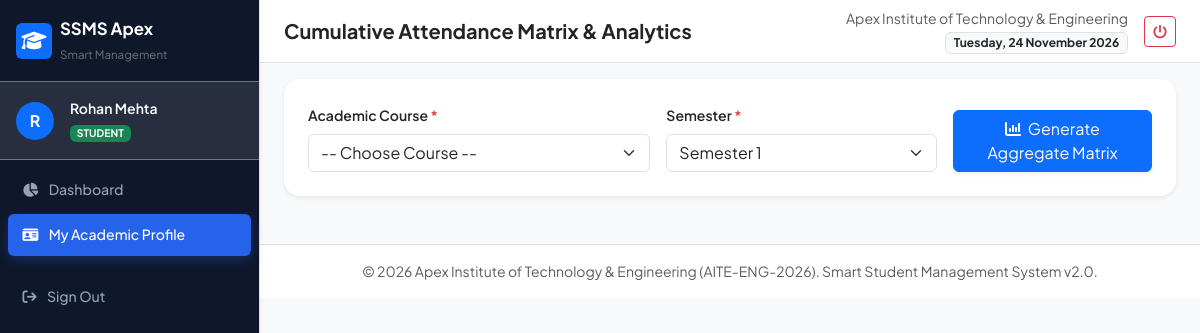
The app's page /attendance/report (signed in) with its own data.
### models.py (models this page shows, shortened)
class User(db.Model):
    __tablename__ = 'users'
    id = db.Column(db.Integer, primary_key=True)
    username = db.Column(db.String(50), unique=True, nullable=False, index=True)
    password_hash = db.Column(db.String(255), nullable=False)
    role = db.Column(db.String(20), nullable=False, default='student')  # admin, teacher, student, accountant
    email = db.Column(db.String(100), unique=True, nullable=False)
    full_name = db.Column(db.String(100), nullable=False)
    is_active = db.Column(db.Boolean, default=True)
    created_at = db.Column(db.DateTime, default=datetime.utcnow)
    student_profile = db.relationship('Student', backref='user_account', uselist=False, cascade='all, delete-orphan')
    audit_logs = db.relationship('AuditLog', backref='user', lazy='dynamic')

### app.py (the view, shortened to what this page needs)
    @app.route('/attendance/report')
    @login_required
    @roles_accepted('admin', 'teacher', 'accountant')
    def attendance_report():
        courses = Course.query.all()
        selected_course = request.args.get('course_id', type=int)
        selected_sem = request.args.get('semester', type=int)
        report_data = []
        subjects = []
        return render_template(
            'attendance/report.html',
            courses=courses,
            selected_course=selected_course,
            selected_sem=selected_sem,
            subjects=subjects,
            report_data=report_data
        )

### templates/attendance/report.html (shortened to what this page needs)
{% extends "base.html" %}
{% block page_title %}Cumulative Attendance Matrix & Analytics{% endblock %}
{% block content %}
<div class="card border-0 shadow-sm rounded-4 mb-4">
    <div class="card-body p-4">
        <form method="GET" action="{{ url_for('attendance_report') }}" class="row g-3 align-items-end">
            <div class="col-md-5">
                <label class="form-label small fw-semibold">Academic Course <span class="text-danger">*</span></label>
                <select name="course_id" class="form-select" required>
                    <option value="">-- Choose Course --</option>
                </select>
            </div>
            <div class="col-md-4">
                <label class="form-label small fw-semibold">Semester <span class="text-danger">*</span></label>
                <select name="semester" class="form-select" required>
                    {% for sem in range(1, 9) %}
                    <option value="{{ sem }}" {{ 'selected' if selected_sem == sem }}>Semester {{ sem }}</option>
                    {% endfor %}
                </select>
            </div>
            <div class="col-md-3">
                <button type="submit" class="btn btn-primary w-100 shadow-sm">
                    <i class="fa-solid fa-chart-column me-1"></i> Generate Aggregate Matrix
                </button>
            </div>
        </form>
    </div>
</div>
{% endblock %}

### templates/base.html (shortened to what this page needs)
<!DOCTYPE html>
<html lang="en">
<head>
    <link href="https://cdn.jsdelivr.net/npm/bootstrap@5.3.3/dist/css/bootstrap.min.css" rel="stylesheet">
    <link href="https://cdnjs.cloudflare.com/ajax/libs/font-awesome/6.5.1/css/all.min.css" rel="stylesheet">
    <link rel="stylesheet" href="{{ url_for('static', filename='css/style.css') }}">
</head>
<body>
    <div class="d-flex" id="wrapper">
        {% if current_user %}
        <nav id="sidebar" class="bg-dark text-white border-end shadow-sm">
            <div class="sidebar-header p-3 border-bottom border-secondary d-flex align-items-center justify-content-between">
                <a href="{{ url_for('dashboard') }}" class="text-white text-decoration-none d-flex align-items-center gap-2">
                    <div class="brand-icon bg-primary text-white rounded p-2 d-flex align-items-center justify-content-center">
                        <i class="fa-solid fa-graduation-cap fs-5"></i>
                    </div>
                    <div>
                        <div class="fw-bold tracking-tight text-white mb-0" style="font-size: 1.05rem;">SSMS Apex</div>
                        <small class="text-secondary" style="font-size: 0.72rem;">Smart Management</small>
                    </div>
                </a>
            </div>
            <div class="p-3 bg-secondary bg-opacity-25 border-bottom border-secondary d-flex align-items-center gap-3">
                <div class="avatar-circle bg-primary text-white fw-bold d-flex align-items-center justify-content-center rounded-circle">
                    {{ current_user.full_name[0] }}
                </div>
                <div class="overflow-hidden">
                    <div class="text-truncate fw-semibold text-white small">{{ current_user.full_name }}</div>
                    <span class="badge bg-{{ 'danger' if current_user.role == 'admin' else ('info' if current_user.role == 'teacher' else ('warning text-dark' if current_user.role == 'accountant' else 'success')) }} text-uppercase" style="font-size: 0.65rem;">
                        {{ current_user.role }}
                    </span>
                </div>
            </div>
            <ul class="nav flex-column p-2 gap-1 sidebar-nav">
                <li class="nav-item">
                    <a class="nav-link text-white-50 rounded {{ 'active' if request.endpoint == 'dashboard' }}" href="{{ url_for('dashboard') }}">
                        <i class="fa-solid fa-chart-pie me-2"></i> Dashboard
                    </a>
                </li>
                {% if current_user.role == 'student' and current_user.student_profile %}
                <li class="nav-item">
                    <a class="nav-link text-white-50 rounded active" href="{{ url_for('student_view', student_id=current_user.student_profile.id) }}">
                        <i class="fa-solid fa-id-card me-2"></i> My Academic Profile
                    </a>
                </li>
                {% endif %}
                <li class="nav-item mt-auto pt-3">
                    <a class="nav-link text-danger rounded" href="{{ url_for('logout') }}">
                        <i class="fa-solid fa-arrow-right-from-bracket me-2"></i> Sign Out
                    </a>
                </li>
            </ul>
        </nav>
        {% endif %}
        <div id="page-content-wrapper" class="w-100 bg-light">
            <nav class="navbar navbar-expand navbar-light bg-white border-bottom px-4 py-2 sticky-top">
                <div class="container-fluid p-0">
                    <div class="d-flex align-items-center gap-2">
                        <span class="fs-5 fw-bold text-dark">{% block page_title %}Smart Student Management System{% endblock %}</span>
                    </div>
                    <div class="d-flex align-items-center gap-3">
                        <div class="text-end d-none d-md-block">
                            <small class="text-muted d-block">{{ institute_name }}</small>
                            <span class="badge bg-light text-dark border">{{ now.strftime('%A, %d %B %Y') }}</span>
                        </div>
                        {% if current_user %}
                        <a href="{{ url_for('logout') }}" class="btn btn-outline-danger btn-sm" title="Logout">
                            <i class="fa-solid fa-power-off"></i>
                        </a>
                        {% endif %}
                    </div>
                </div>
            </nav>
            <div class="container-fluid px-4 pt-3">
                {% block content %}{% endblock %}
            </div>
            <footer class="mt-5 py-3 border-top bg-white text-center text-muted small">
                <div class="container-fluid">
                    <span>&copy; {{ now.year }} {{ institute_name }} ({{ institute_code }}). Smart Student Management System v2.0.</span>
                </div>
            </footer>
        </div>
    </div>
</body>
</html>

### static/css/style.css (style rules this page uses)
:root { --primary-color: #2563eb; --primary-hover: #1d4ed8; --secondary-color: #64748b; --success-color: #10b981; --danger-color: #ef4444; --warning-color: #f59e0b; --dark-surface: #0f172a; --light-bg: #f8fafc; --sidebar-width: 260px; }
body { font-family: 'Plus Jakarta Sans', -apple-system, BlinkMacSystemFont, "Segoe UI", Roboto, sans-serif; background-color: var(--light-bg); color: #1e293b; margin: 0; padding: 0; overflow-x: hidden; }
#sidebar { width: var(--sidebar-width); min-width: var(--sidebar-width); min-height: 100vh; background-color: var(--dark-surface) !important; transition: all 0.3s ease; z-index: 1040; }
.brand-icon { width: 36px; height: 36px; }
.avatar-circle { width: 38px; height: 38px; }
.sidebar-nav .nav-link { font-size: 0.88rem; font-weight: 500; padding: 0.65rem 0.9rem; color: #94a3b8 !important; transition: all 0.2s ease; }
.sidebar-nav .nav-link.active { color: #ffffff !important; background-color: var(--primary-color) !important; box-shadow: 0 4px 12px rgba(37, 99, 235, 0.3); }

### records on screen
User: full_name "R", full_name "Rohan Mehta", role "STUDENT"

### other values on screen
{{ institute_name }} "Apex Institute of Technology & Engineering"
{{ institute_code }} "AITE-ENG-2026"
